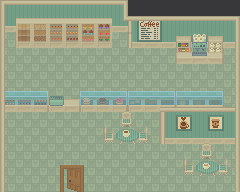

This is a level from a 2D game, rendered from its Tiled map with the project's own tilesets. A one-line summary and the map file follow, with tile-layer data summarised:
An orthogonal 15x12 tile map with 16x16 px tiles, 12 tile layers (floor, walls, shelves, coffeeItems, ...), 2 tilesets and 19 objects (eat).

<map version="1.10" tiledversion="1.10.2" orientation="orthogonal" renderorder="right-down" width="15" height="12" tilewidth="16" tileheight="16" infinite="0" nextlayerid="18" nextobjectid="24">
 <tileset firstgid="1" source="../tilesets/town.tsx" />
 <tileset firstgid="28249" source="../tilesets/interior.tsx" />
 <layer id="1" name="floor" width="15" height="12">
  <data>[180 cells, 180 non-empty, 2 distinct tile ids]</data>
 </layer>
 <layer id="2" name="walls" width="15" height="12">
  <data>[180 cells, 40 non-empty, 2 distinct tile ids]</data>
 </layer>
 <layer id="5" name="shelves" width="15" height="12">
  <data>[180 cells, 12 non-empty, 12 distinct tile ids]</data>
 </layer>
 <layer id="10" name="coffeeItems" width="15" height="12">
  <data>[180 cells, 34 non-empty, 34 distinct tile ids]</data>
 </layer>
 <layer id="12" name="chairs" width="15" height="12" offsetx="7.75" offsety="-1.75">
  <data>[180 cells, 6 non-empty, 3 distinct tile ids]</data>
 </layer>
 <objectgroup id="14" name="collisions">
  <object id="1" x="2" y="0.25" width="239.25" height="28" />
  <object id="2" x="-10.5" y="-0.25" width="13.5" height="191.75" />
  <object id="3" x="3.25" y="89.75" width="236.75" height="22.25" />
  <object id="4" x="156.5" y="109.75" width="83.25" height="35" />
  <object id="5" x="235.25" y="145" width="4.5" height="47.25" />
  <object id="6" x="-6.75" y="191.25" width="247" height="18.5" />
  <object id="7" x="185.25" y="144.5" width="50" height="31.25" />
  <object id="8" x="106" y="110.25" width="52.5" height="35" />
  <object id="9" x="182" y="-11.25" width="0.5" height="0.25" />
  <object id="10" x="16" y="17.25" width="96.25" height="30" />
  <object id="11" x="129.5" y="26" width="109" height="20.5" />
  <object id="12" x="175.75" y="35" width="47.25" height="29" />
  <object id="13" x="235.25" y="44" width="6.25" height="147" />
 </objectgroup>
 <layer id="15" name="door" width="15" height="12">
  <data>[180 cells, 6 non-empty, 6 distinct tile ids]</data>
 </layer>
 <objectgroup id="16" name="exit">
  <object id="14" x="60.25" y="165.25" width="23.75" height="27.25" />
 </objectgroup>
 <objectgroup id="17" name="activities">
  <object id="17" name="eat" x="31.25" y="72.5" width="60.5" height="53.25" />
  <object id="18" x="234.818" y="170.909" width="9.18182" height="36.2727" />
  <object id="21" x="-10.9091" y="164.091" width="15.7273" height="43.4545" />
  <object id="22" x="0.125" y="89.125" width="33.125" height="23" />
  <object id="23" x="156.75" y="95.5" width="14.5" height="49.5" />
 </objectgroup>
 <layer id="11" name="tables" width="15" height="12">
  <data>[180 cells, 4 non-empty, 2 distinct tile ids]</data>
 </layer>
 <layer id="13" name="coffee" width="15" height="12" offsetx="-10" offsety="-7.25">
  <data>[180 cells, 2 non-empty, 2 distinct tile ids]</data>
 </layer>
 <layer id="7" name="wallItems" width="15" height="12" offsetx="-10.25" offsety="-3">
  <data>[180 cells, 4 non-empty, 4 distinct tile ids]</data>
 </layer>
 <layer id="8" name="frontPictures" width="15" height="12" offsetx="0.25" offsety="3">
  <data>[180 cells, 2 non-empty, 2 distinct tile ids]</data>
 </layer>
 <layer id="4" name="moreBorders" width="15" height="12">
  <data>[180 cells, 7 non-empty, 2 distinct tile ids]</data>
 </layer>
 <layer id="3" name="borders" width="15" height="12">
  <data>[180 cells, 39 non-empty, 6 distinct tile ids]</data>
 </layer>
</map>
